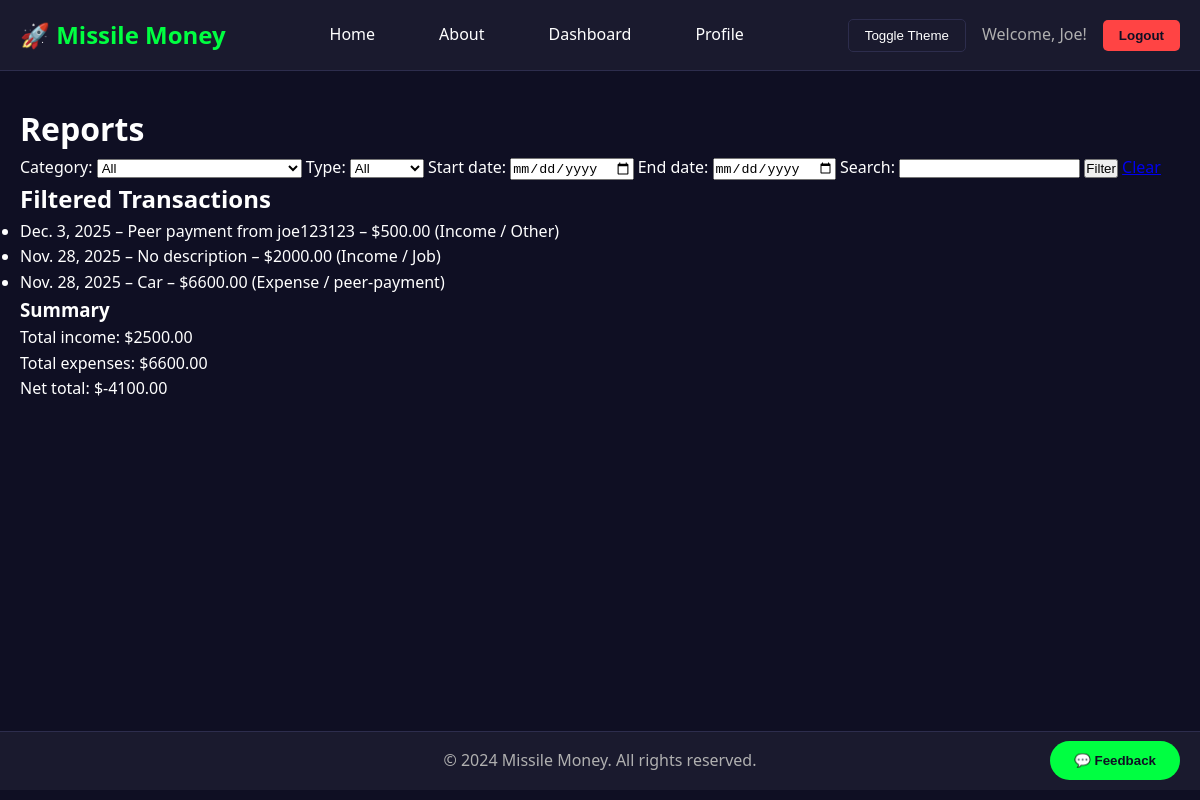
/reports/ (signed in), run on the app's committed database.
### main/models.py (models this page shows, shortened)
class Transaction(models.Model):
    TRANSACTION_TYPES = [
        ('income', 'Income'),
        ('expense', 'Expense'),
    ]
    INCOME_CATEGORIES = [
        ('job', 'Job'),
        ('investments', 'Investments'),
        ('reimbursements', 'Reimbursements (non-taxable)'),
        ('other_income', 'Other'),
    ]
    EXPENSE_CATEGORIES = [
        ('groceries', 'Groceries'),
        ('utilities_housing', 'Utilities/Housing'),
        ('recreation', 'Recreation'),
        ('other_expense', 'Other'),
        ('peer', 'Peer Transfer'),
    ]
    user = models.ForeignKey(User, on_delete=models.CASCADE)
    type = models.CharField(max_length=7, choices=TRANSACTION_TYPES)
    category = models.CharField(max_length=20, blank=True)
    amount = models.DecimalField(max_digits=10, decimal_places=2)
    description = models.CharField(max_length=255, blank=True)
    date = models.DateField(auto_now_add=True)
    peer_payment = models.BooleanField(default=False)
    recipient = models.ForeignKey(User, null=True, blank=True, on_delete=models.SET_NULL, related_name='received_payments')
    related_transaction = models.OneToOneField( 'self', null=True, blank=True, on_delete=models.SET_NULL, related_name='peer_counterpart')
    def get_category_display(self):
        if self.type == 'income':
            for value, label in self.INCOME_CATEGORIES:
                if value == self.category:
                    return label
        elif self.type == 'expense':
            for value, label in self.EXPENSE_CATEGORIES:
                if value == self.category:
                    return label
        return self.category or 'Uncategorized'

### main/views.py (the view)
# urls.py: path('reports/', views.view_reports, name='view_reports'),
@login_required
def view_reports(request):
    transactions = Transaction.objects.filter(user=request.user).order_by('-date')
    category = request.GET.get('category')
    tx_type = request.GET.get('type')
    start_date = request.GET.get('start_date')
    end_date = request.GET.get('end_date')
    search_query = request.GET.get('q', '')
    if category:
        transactions = transactions.filter(category=category)
    if tx_type in ['income', 'expense']:
        transactions = transactions.filter(type=tx_type)
    if start_date:
        transactions = transactions.filter(date__gte=start_date)
    if end_date:
        transactions = transactions.filter(date__lte=end_date)
    if search_query:
        transactions = transactions.filter(
            Q(description__icontains=search_query) |
            Q(category__icontains=search_query)
        )
    total_income = sum(t.amount for t in transactions if t.type == 'income')
    total_expenses = sum(t.amount for t in transactions if t.type == 'expense')
    net_total = total_income - total_expenses
    categories = Transaction.INCOME_CATEGORIES + Transaction.EXPENSE_CATEGORIES
    context = {
        'transactions': transactions,
        'categories': categories,
        'selected_category': category,
        'selected_type': tx_type,
        'start_date': start_date,
        'end_date': end_date,
        'search_query': search_query,
        'total_income': total_income,
        'total_expenses': total_expenses,
        'net_total': net_total,
    }
    return render(request, 'reports.html', context)

### templates/reports.html (shortened to what this page needs)
{% extends 'base.html' %}
{% block content %}
<h1>Reports</h1>
<form method="get">
    <label>Category:
      <select name="category">
        <option value="">All</option>
      </select>
    </label>
    <label>Type:
      <select name="type">
        <option value="">All</option>
      </select>
    </label>
    <label>Start date: <input type="date" name="start_date" value="{{ start_date }}"></label>
    <label>End date: <input type="date" name="end_date" value="{{ end_date }}"></label>
    <label>Search: <input type="text" name="q" value="{{ search_query }}"></label>
    <button type="submit">Filter</button>
    <a href="{% url 'view_reports' %}">Clear</a>
  </form>
  {% if transactions %}
    <h2>Filtered Transactions</h2>
    <ul>
      {% for t in transactions %}
        <li>{{ t.date }} – {{ t.description|default:"No description" }} – ${{ t.amount }}
            ({{ t.get_type_display }}{% if t.category %} / {{ t.get_category_display }}{% endif %})
        </li>
      {% endfor %}
    </ul>
    <h3>Summary</h3>
    <p>Total income: ${{ total_income }}</p>
    <p>Total expenses: ${{ total_expenses }}</p>
    <p>Net total: ${{ net_total }}</p>
  {% else %}
    <p>No transactions match your filter criteria.</p>
  {% endif %}
  {% endblock %}

### templates/base.html (shortened to what this page needs)
{% load static %}
<link rel="stylesheet" href="{% static 'css/style.css' %}">
<!DOCTYPE html>
<html lang="en" data-theme="dark">
<head>
</head>
<body>
    <header>
        <div class="container">
            <nav class="navbar">
                <div class="logo">🚀 Missile Money</div>
                <ul class="nav-links">
                    <li><a href="{% url 'home' %}">Home</a></li>
                    <li><a href="{% url 'about' %}">About</a></li>
                    {% if user.is_authenticated %}
                        <li><a href="{% url 'dashboard' %}">Dashboard</a></li>
                        <li><a href="{% url 'profile' %}">Profile</a></li>
                    {% endif %}
                </ul>
                <div style="display: flex; align-items: center; gap: 1rem;">
                    <button class="theme-toggle" onclick="toggleTheme()">Toggle Theme</button>
                    {% if user.is_authenticated %}
                        <span style="color: var(--text-secondary);">Welcome, {{ user.first_name }}!</span>
                        <form method="post" action="{% url 'logout' %}" style="display: inline;">
                            <button type="submit" class="btn" style="background-color: #ff4444; padding: 0.5rem 1rem;">Logout</button>
                        </form>
                    {% else %}
                        <a href="{% url 'login' %}" class="btn" style="padding: 0.5rem 1rem;">Login</a>
                        <a href="{% url 'register' %}" class="btn" style="padding: 0.5rem 1rem;">Sign Up</a>
                    {% endif %}
                </div>
            </nav>
        </div>
    </header>
    <main>
        <div class="container">
            {% block content %}{% endblock %}
        </div>
    </main>
    <footer>
        <div class="container">
            <p>&copy; 2024 Missile Money. All rights reserved.</p>
        </div>
    </footer>
    <button id="feedback-btn" class="feedback-button">💬 Feedback</button>
</body>
</html>

### static/css/style.css (style rules this page uses)
.btn { transition: all 0.2s ease; }

### templates/base.html (style rules this page uses)
:root { --bg-primary: #0f0f23; --bg-secondary: #1a1a2e; --bg-tertiary: #16213e; --text-primary: #ffffff; --text-secondary: #b0b0b0; --accent-primary: #00ff41; --accent-secondary: #008f39; --border-color: #2d2d4d; }
* { margin: 0; padding: 0; box-sizing: border-box; transition: background-color 0.3s, color 0.3s; }
body { background-color: var(--bg-primary); color: var(--text-primary); font-family: 'Segoe UI', Tahoma, Geneva, Verdana, sans-serif; line-height: 1.6; min-height: 100vh; }
.container { max-width: 1200px; margin: 0 auto; padding: 0 20px; }
header { background-color: var(--bg-secondary); border-bottom: 1px solid var(--border-color); padding: 1rem 0; }
.navbar { display: flex; justify-content: space-between; align-items: center; }
.logo { font-size: 1.5rem; font-weight: bold; color: var(--accent-primary); }
.nav-links { display: flex; list-style: none; gap: 2rem; }
.nav-links a { color: var(--text-primary); text-decoration: none; padding: 0.5rem 1rem; border-radius: 5px; }
.theme-toggle { background: none; border: 1px solid var(--border-color); color: var(--text-primary); padding: 0.5rem 1rem; border-radius: 5px; cursor: pointer; }
main { padding: 2rem 0; min-height: calc(100vh - 140px); }
footer { background-color: var(--bg-secondary); border-top: 1px solid var(--border-color); padding: 1rem 0; text-align: center; color: var(--text-secondary); }
.btn { background-color: var(--accent-primary); color: var(--bg-primary); border: none; padding: 0.75rem 1.5rem; border-radius: 5px; cursor: pointer; font-weight: bold; }
.feedback-button { position: fixed; bottom: 20px; right: 20px; background-color: var(--accent-primary); color: var(--bg-primary); border: none; padding: 0.75rem 1.5rem; border-radius: 50px; font-weight: bold; cursor: pointer; }

### data on the page
Transaction: date "Dec. 3, 2025", description "Peer payment from joe123123", amount "500.00", type "Income", category "Other"
Transaction: date "Nov. 28, 2025", description "No description", amount "2000.00", type "Income", category "Job"
Transaction: date "Nov. 28, 2025", description "Car", amount "6600.00", type "Expense", category "peer-payment"

### other printed values
{{ user.first_name }} "Joe"
{{ total_income }} "2500.00"
{{ total_expenses }} "6600.00"
{{ net_total }} "-4100.00"
